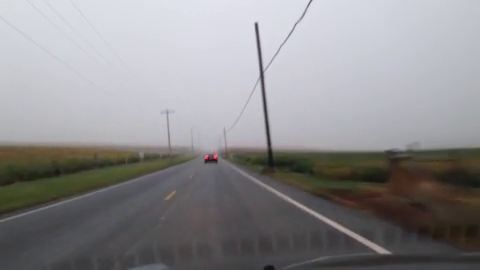
#> input picture frame 127 of type1/driving.mp4, 480 x 270 px, given in place of driving1.mp4, which was not available
$ python type1.py
#> lines starting #> are read from the running program, lines starting #| are printed output that depends on the picture; after the words box and inside, x2 and y2 are one past the last pixel; in counts of white or black regions, pixels touching at a corner belong together; pictures that were not available may be replaced by others from this repository, and a replacement may not be noted
#> further down, frame is the input picture: shape (270, 480, 3); mean B, G, R 141.8, 139.8, 141.2
import cv2
import numpy as np

def filter_colors(img_frame):
    """
    흰색/노란색 색상의 범위를 정해 해당되는 차선을 필터링한다.
    """
    lower_white = np.array([200, 200, 200])  # 흰색 차선 (RGB)
    upper_white = np.array([255, 255, 255])
    lower_yellow = np.array([10, 100, 100])  # 노란색 차선 (HSV)
    upper_yellow = np.array([40, 255, 255])

    white_mask = cv2.inRange(img_frame, lower_white, upper_white)
    white_image = cv2.bitwise_and(img_frame, img_frame, mask=white_mask)

    img_hsv = cv2.cvtColor(img_frame, cv2.COLOR_BGR2HSV)
    yellow_mask = cv2.inRange(img_hsv, lower_yellow, upper_yellow)
    yellow_image = cv2.bitwise_and(img_frame, img_frame, mask=yellow_mask)

    output = cv2.addWeighted(white_image, 1.0, yellow_image, 1.0, 0.0)
    return output


def canny(image):
    gray = cv2.cvtColor(image, cv2.COLOR_RGB2GRAY)
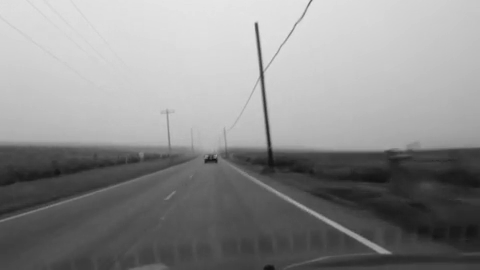
#> gray: shape (270, 480); min 17, max 230, mean 140.6
    blur = cv2.GaussianBlur(gray, (5, 5), 0)
    canny = cv2.Canny(blur, 50, 150)
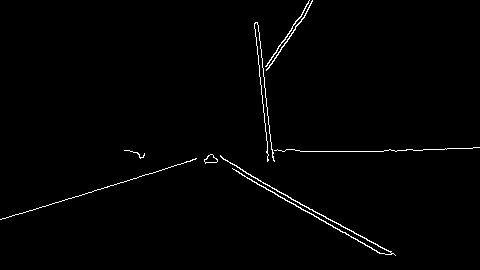
#> canny: shape (270, 480); 1.2% white in thin lines or dots
    return canny

def display_lines(image, lines):
    line_image = np.zeros_like(image)
    if lines is not None:
        for line in lines:
            x1, y1, x2, y2 = line.reshape(4)
            cv2.line(line_image, (x1, y1), (x2, y2), (255, 0, 0), 10)
    return line_image

def region_of_interest(image):
    height = image.shape[0]
#> height = 270
    polygons = np.array([
    [(200, height), (1100, height), (550, 250)]
    ])
#> polygons = [[200, 270], [1100, 270], [550, 250]]
    mask = np.zeros_like(image)
    cv2.fillPoly(mask, polygons, 255)
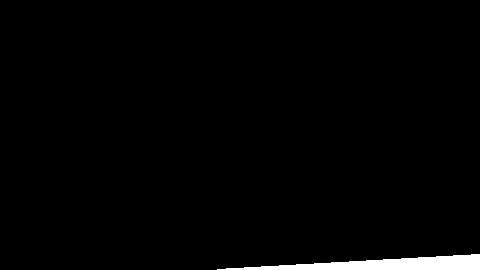
#> mask: shape (270, 480); 1.7% white; 1 white region, box (x1, y1, x2, y2) and area: (217, 254, 480, 270) 2235
    masked_image = cv2.bitwise_and(image, mask)
#> masked_image: shape (270, 480); every value is 0
    return masked_image

cap = cv2.VideoCapture('/home/wonmadeit/catkin_ws/src/test/driving1.mp4')

 # 테스트 파일 경로설정

while(cap.isOpened()):
    _, frame = cap.read()
    lane_image = np.copy(frame)
    lane_canny = canny(lane_image)
    cropped_canny = region_of_interest(lane_canny)
    lines = cv2.HoughLinesP(cropped_canny, 2, np.pi/180, 100, np.array([]), minLineLength=40,maxLineGap=5)
#> lines = None
    line_image = display_lines(lane_image, lines)
#> line_image: shape (270, 480, 3); every value is 0
    combo_image = cv2.addWeighted(lane_image, 0.8, line_image, 1, 1)
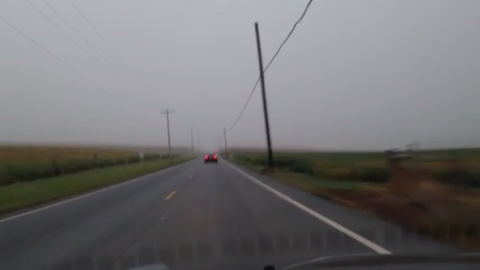
#> combo_image: shape (270, 480, 3); mean B, G, R 114.5, 112.9, 114
    cv2.imshow('result', combo_image)

    if cv2.waitKey(50) & 0xFF == ord('q'):  # 'q' 키를 누르면 루프에서 빠져나옵니다.
#> (key q is pressed here)
        break

cap.release()
cv2.destroyAllWindows()

$ run again, starting later in the video
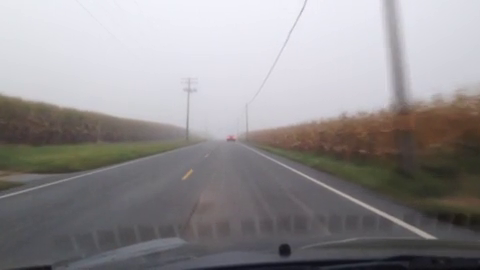
#> input picture frame 573 of type1/driving.mp4, 480 x 270 px, given in place of driving1.mp4, which was not available
#> frame is the input picture: shape (270, 480, 3); mean B, G, R 144.7, 142.8, 146.1
#> in canny, `canny = cv2.Canny(blur, 50, 150)`:
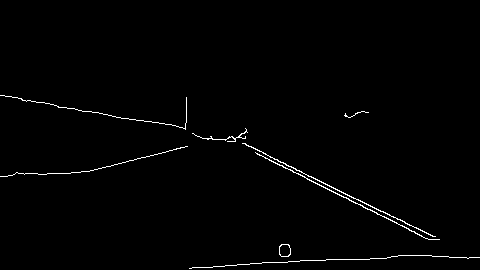
#> canny: shape (270, 480); 1.1% white in thin lines or dots, all inside (x1, y1, x2, y2) = (0, 95, 480, 269)
#> mask: shape (270, 480); 1.7% white; 1 white region, box (x1, y1, x2, y2) and area: (217, 254, 480, 270) 2235
#> masked_image: shape (270, 480); 0.03% white in thin lines or dots, all inside (x1, y1, x2, y2) = (436, 256, 480, 259)
#> lines = None
#> line_image: shape (270, 480, 3); every value is 0
#> `combo_image = cv2.addWeighted(lane_image, 0.8, line_image, 1, 1)`:
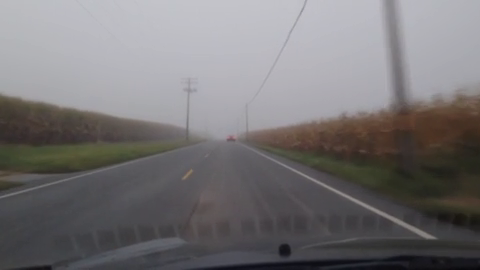
#> combo_image: shape (270, 480, 3); mean B, G, R 116.7, 115.3, 117.8

$ run again, starting later in the video
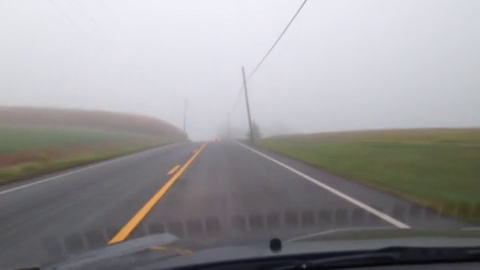
#> input picture frame 1020 of type1/driving.mp4, 480 x 270 px, given in place of driving1.mp4, which was not available
#> frame is the input picture: shape (270, 480, 3); mean B, G, R 153.6, 151.7, 153.5
#> in canny, `canny = cv2.Canny(blur, 50, 150)`:
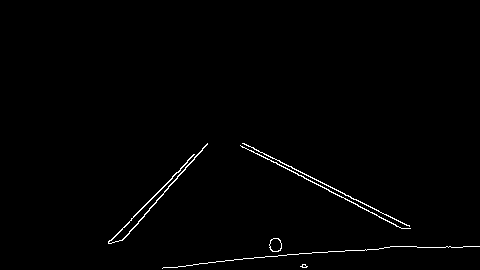
#> canny: shape (270, 480); 0.95% white in thin lines or dots, all inside (x1, y1, x2, y2) = (108, 143, 480, 269)
#> mask: shape (270, 480); 1.7% white; 1 white region, box (x1, y1, x2, y2) and area: (217, 254, 480, 270) 2235
#> masked_image: shape (270, 480); 0.01% white in thin lines or dots, all inside (x1, y1, x2, y2) = (300, 264, 308, 268)
#> lines = None
#> line_image: shape (270, 480, 3); every value is 0
#> `combo_image = cv2.addWeighted(lane_image, 0.8, line_image, 1, 1)`:
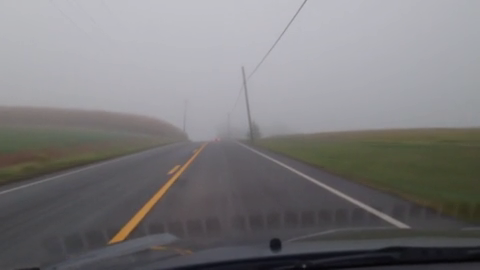
#> combo_image: shape (270, 480, 3); mean B, G, R 123.9, 122.4, 123.8
